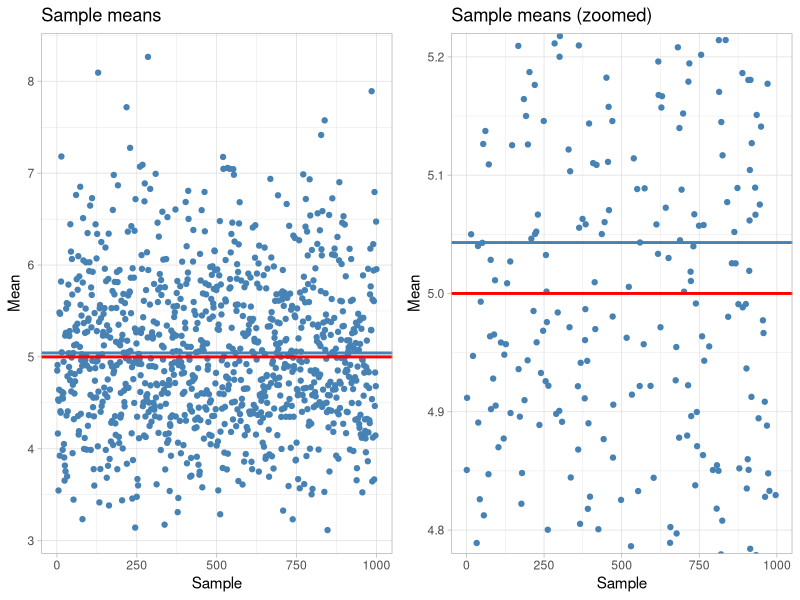
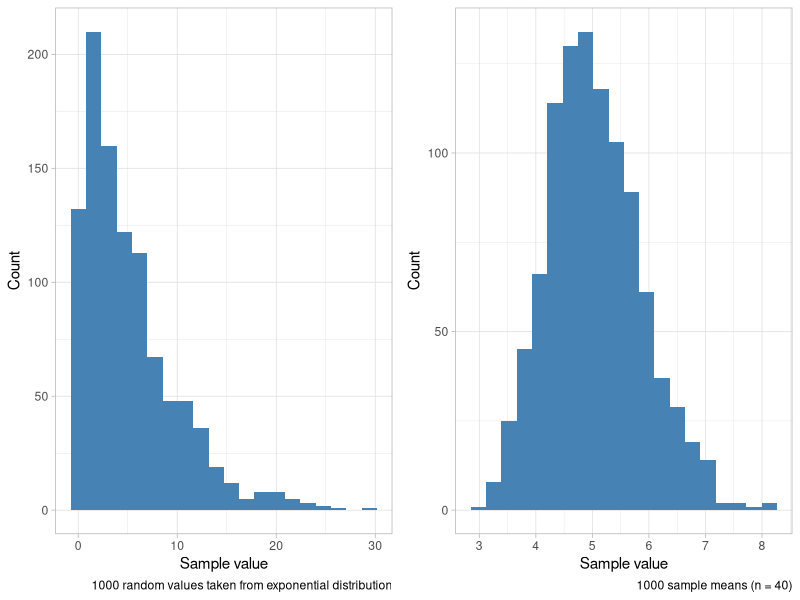

Here is the R script that generated these plots, in order:
## ---- chunk 1
knitr::opts_chunk$set(echo = TRUE, out.height = "7cm", fig.align = "center",
                      fig.show = "hold")

library(ggplot2)
library(gridExtra)
library(dplyr)
## ---- chunk 2
set.seed(5)

numof.samples <- 1000
sample.size <- 40
lambda <- 0.2

samples <- matrix(data = rexp(numof.samples * sample.size, lambda),
                  nrow = numof.samples,
                  ncol = sample.size)

sample.means <- apply(samples, 1, mean)

population.mean <- 1 / lambda
population.var <- 1 / lambda^2
## ---- chunk 3
sampling.mean <- mean(sample.means)
## ---- chunk 4
sampling.mean <- mean(sample.means)

g.means <- list()

g.means$dots <- ggplot() + theme_light() +
  labs(x = "Sample", y = "Mean", title = "Sample means") +
  geom_point(mapping = aes(x = 1:numof.samples, y = sample.means),
             color = I("steelblue")) +
  geom_hline(yintercept = c(sampling.mean, population.mean),
             color = I(c("steelblue", "red")), size = I(c(1,1)))

g.means$dotszoomed <- g.means$dots + 
  labs(title = "Sample means (zoomed)") +
  coord_cartesian(ylim = c(4.8,5.2))

grid.arrange(grobs = g.means,
             ncol = 2)
## ---- chunk 5
sampling.theovar <- population.var / sample.size
sampling.theosd <- sqrt(sampling.theovar)

sampling.estvar <- var(sample.means)
sampling.estsd <- sqrt(sampling.estvar)
## ---- chunk 6
g.dist <- list()

g.dist$pop <- ggplot() + theme_light() +
  labs(x = "Sample value", y = "Count",
       caption = paste0(numof.samples, 
                        " random values taken from exponential distribution")) +
  geom_histogram(mapping = aes(x = rexp(numof.samples, lambda)), 
                 bins = 20, fill = "steelblue")

g.dist$sam <- ggplot() + theme_light() +
  labs(x = "Sample value", y = "Count",
       caption = paste0(numof.samples, " sample means (n = ", sample.size, ")")) +
  geom_histogram(mapping = aes(x = sample.means), 
                 bins = 20, fill = "steelblue")

grid.arrange(grobs = g.dist, ncol = 2)
